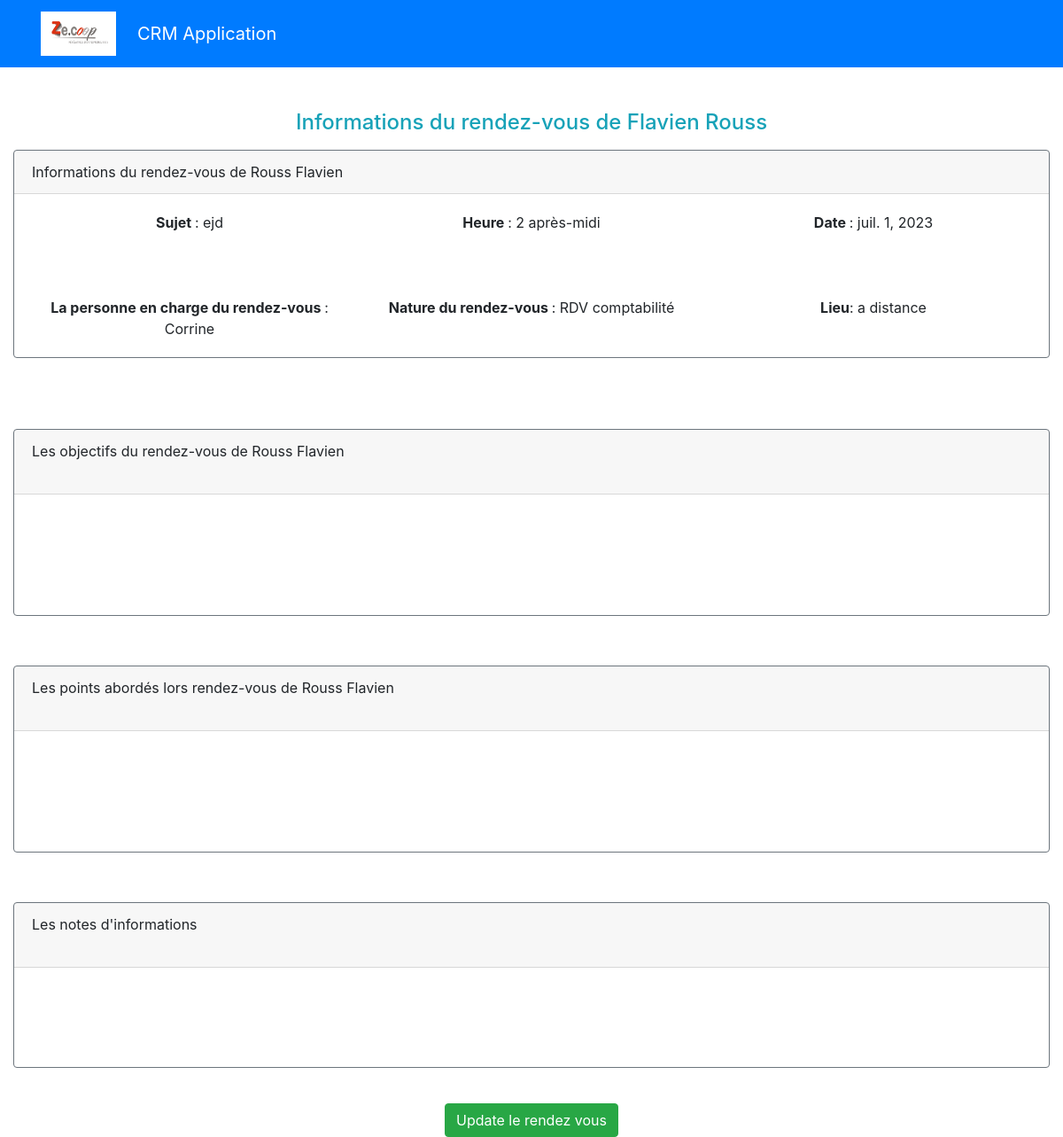
The page /home/1/rendezvous/23/ on the database its author committed.
### appflux/models.py (models this page shows, shortened)
class Entrepreneur(models.Model):
    STRUCTURE = (
    ('Impulsions', 'Impulsions'),
    ('Eclosion', 'Eclosions')
)
    nom = models.CharField (max_length=30,)
    prenom = models.CharField(max_length=30, verbose_name="prénom")
    matricule = models.CharField(max_length=30, blank=True)
    photo = models.ImageField(default='avatar.jpg', upload_to='entrepreneur_avatars', blank=True,)
    telephone = models.CharField(max_length=15 ,blank=True, verbose_name="téléphone")
    structure = models.CharField(max_length=40, choices=STRUCTURE)
    email =  models.EmailField()
    nationalite = models.CharField(max_length=150, verbose_name="nationalité")
    naissance = models.CharField(max_length=100, verbose_name="pays de naissance",)
    numero = models.CharField( max_length=15 ,verbose_name="numéro de téléphone professionel", blank=True)
    adresse_postal = models.CharField(max_length=200, verbose_name="Code")
    adresse = models.CharField(max_length=200, blank=True, null=True)
    securite_social = models.CharField(max_length=240, blank=True, verbose_name=" Numéro de sécurité social")
    date_naissance = models.DateField(verbose_name="date de naissance")
    ville = models.CharField(max_length=120, verbose_name="lieu de résidence", blank=True )
    fonction = models.CharField(max_length=240, blank=True,)
    date_entree = models.DateField(blank=True, null= True, verbose_name="date d'entrée dans la CAE")
    debut = models.DateField(blank=True, null=True, verbose_name="date du début du contrat")
    motif = models.CharField(max_length=240, blank=True, verbose_name=' Contrat de travail', choices=TRAVAIL)
    activite = models.CharField(max_length=40, blank=True, verbose_name="type de activité", choices=ACTIVITE)
    manager = models.ForeignKey(User, on_delete=models.CASCADE, null=True, blank=True)

class RendezVous(models.Model):
    entrepreneur = models.ForeignKey(Entrepreneur, on_delete=models.CASCADE)
    sujet = models.CharField(max_length=255)
    date = models.DateField()
    heure = models.TimeField()
    nature = models.CharField(max_length=240, verbose_name=' Nature du rendez vous', choices=NATURE, blank=True)
    lieu = models.CharField(max_length=100, choices=LIEU, verbose_name='Mode d\'entretien', blank=True)
    objectifs = models.TextField(blank=True)
    personne = models.ForeignKey(User, on_delete=models.CASCADE)
    points = models.TextField(max_length=1000, verbose_name='Point qui ont été abordés', blank=True)
    notes = models.TextField(blank=True)

### authentification/models.py (models this page shows)
class User(AbstractUser):
    pass

### appflux/views.py (the view)
# urls.py: path('home/<int:entrepreneur_id>/rendezvous/<int:rendezvous_id>/', appflux.views.rendezvous_detail, name='rendez_detail'),
def rendezvous_detail(request, entrepreneur_id, rendezvous_id):
    entrepreneur = get_object_or_404(Entrepreneur, pk=entrepreneur_id)
    rendezvous = get_object_or_404(RendezVous, pk=rendezvous_id)
    context = {'entrepreneur': entrepreneur, 'rendezvous': rendezvous}
    return render(request, 'appflux/rendezvous_detail.html', context)

### appflux/templates/appflux/rendezvous_detail.html (shortened to what this page needs)
{% extends 'base.html' %}
{% block content %}
<h4 class="text-info text-center"> Informations du rendez-vous de {{entrepreneur.prenom}}  {{entrepreneur.nom}}</h4>
<div class="col">
  <div class="card  my-3 border-secondary"  >
      <div class="card-header">
        Informations du rendez-vous de {{ entrepreneur.nom }} {{ entrepreneur.prenom }} </br>
      </div>
      <div class="card-body text-center">
          <div class="row">
            <div class="col">
              <strong> Sujet </strong>: {{rendezvous.sujet}} </br>
            </div>
              <div class="col">
                <strong> Heure </strong>: {{rendezvous.heure}} </br>
              </div>
              <div class="col">
                <strong> Date  </strong>: {{rendezvous.date}} </br>
              </div>
          </div></br></br></br>
          <div class="row">
              <div class="col">
                  <strong> La personne en charge du rendez-vous </strong>: {{rendezvous.personne}} </br>
              </div>
              <div class="col">
                <strong> Nature du rendez-vous </strong>: {{rendezvous.nature}} </br> </br>
              </div>
              <div class="col">
                  <strong> Lieu</strong>: {{rendezvous.lieu}} </br>
              </div>
              </div>
          </div>
      </div>
  </div></br> </br>
  <div class="col">
    <div class="card  my-3 border-secondary"  >
        <div class="card-header">
           Les objectifs du rendez-vous de {{ entrepreneur.nom }} {{ entrepreneur.prenom }} </br></br>
        </div>
        <div class="card-body text-center">
            <div class="row">
                <div class="col">
                </div>
            </div></br></br></br>
    </div>
  </div>
</div>
  <div class="col">
    <div class="card  my-3 border-secondary"  >
        <div class="card-header">
            Les points abordés lors rendez-vous de {{ entrepreneur.nom }} {{ entrepreneur.prenom }} </br></br>
        </div>
        <div class="card-body text-center">
          <div class="row">
            <div class="col">
            </div>
            </div></br></br></br>
      </div>
  </div>
</div>
<div class="col">
  <div class="card  my-3 border-secondary"  >
      <div class="card-header">
          Les notes d'informations  </br></br>
      </div>
      <div class="card-body text-center">
    </div>
</div>
</div>
<div class="text-center">
<a class = "btn btn-success text-center" href="{% url 'rendezvous_update'  entrepreneur.id rendezvous.id %}">Update le rendez vous</a>
</div>
{% endblock %}

### rows shown on the page
Entrepreneur: prenom "Flavien", nom "Rouss"
RendezVous: sujet "ejd", heure "2 après-midi", date "juil. 1, 2023", personne "Corrine", nature "RDV comptabilité", lieu "a distance"
